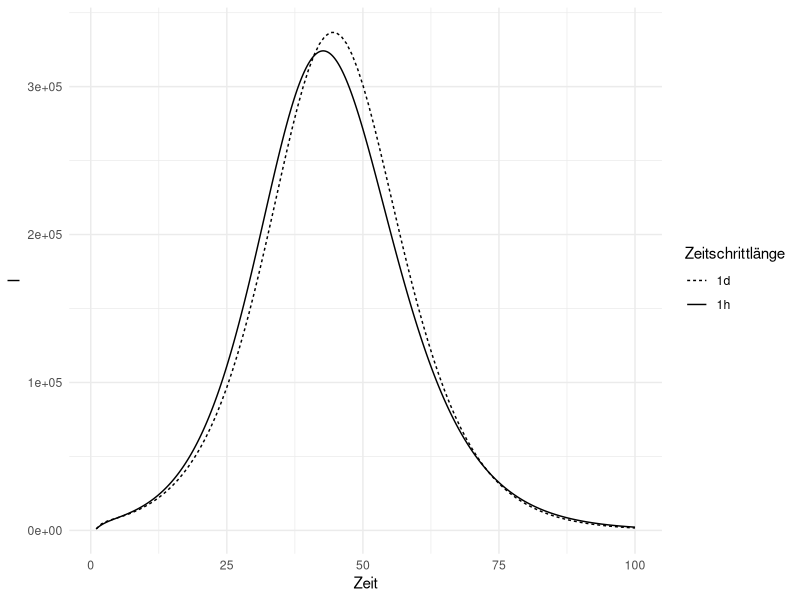

Write R code to recreate this figure.
library(deSolve)
library(ggplot2)

N <- 4000000
R0 <- 0
I0 <- 1000
E0 <- 20000
S0 <- N - E0 - I0 - R0
beta <- 0.8
gamma <- 0.33
sigma <- 0.19
steps <- 100

seirgen <- function(dtstep) {
  # dtstep is the step length in time units (e.g. 0.1 days per simulation step).
  # Since dtstep is the step length _after_ the first day we need to subtract 1 from t before dividing by dtstep.
  # E.g. 3 days with a step length of 0.5 result in 5 rows: 1.0, 1.5, 2.0, 2.5, 3.0.
  # Same logic applies for calculating "time" below.
  rows <- (steps - 1) / dtstep + 1
  out <- matrix(0, ncol = 5, nrow = rows)
  colnames(out) <- c("time", "S", "E", "I", "R")

  S <- S0
  E <- E0
  I <- I0
  R <- R0

  for (i in seq(1, rows)) {
    Sn <- S
    En <- E
    In <- I
    Rn <- R
    out[i, "time"] <- (i - 1) * dtstep + 1
    out[i, "S"] <- Sn
    out[i, "E"] <- En
    out[i, "I"] <- In
    out[i, "R"] <- Rn
    S <- Sn - dtstep * (beta * ((Sn * In) / N))
    E <- En + dtstep * (beta * ((Sn * In) / N) - sigma * En)
    I <- In + dtstep * (sigma * En - gamma * In)
    R <- Rn + dtstep * (gamma * In)
  }

  out
}

out1d <- seirgen(1)
out1h <- seirgen(1 / 24)

ggplot(mapping = aes(x = time, y = I)) +
  theme_minimal() +
  scale_linetype_manual(values = c("22", "solid")) +
  labs(x = "Zeit", linetype = "Zeitschrittlänge") +
  geom_line(data = as.data.frame(out1d), mapping = aes(linetype = "1d")) +
  geom_line(data = as.data.frame(out1h), mapping = aes(linetype = "1h"))
